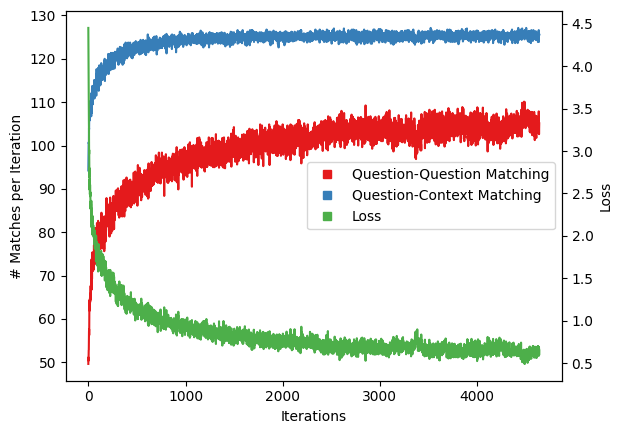

Reproduce this figure in Python.
import matplotlib.pyplot as plt
import numpy as np

cmap = plt.get_cmap('Set1')
colormap = np.array(list(cmap.colors))

log_lines = []
with open('../logs/matt_job_guess.out.33815', 'r') as read_file:
    log_lines = read_file.readlines()

loss_list, question_list, matches_list = [], [], []
for line in log_lines[1:1+(93*50)]:
    if 'Epoch Num' in line:
        parts = line.split(',')
        loss = float(parts[2].split(':')[1])
        correct_questions = float(parts[3].split(':')[1])
        correct_matches = float(parts[4].split(':')[1])
        loss_list.append(loss)
        question_list.append(correct_questions)
        matches_list.append(correct_matches)

losses = np.array(loss_list)
questions = np.array(question_list)
matches = np.array(matches_list)

loss_scale = matches.max() / losses.max()
#losses = losses * loss_scale

fig, ax1 = plt.subplots()

color = 'tab:red'
ax1.set_xlabel('Iterations')
ax1.set_ylabel('# Matches per Iteration')
ax1.plot(questions, label='Question-Question Matching', color=colormap[0])
ax1.plot(matches, label='Question-Context Matching', color=colormap[1])
 
# Adding Twin Axes to plot using dataset_2
ax2 = ax1.twinx()

ax2.set_ylabel('Loss')
ax2.plot(losses, label='Loss', color=colormap[2])

f = lambda m,c: plt.plot([],[],marker=m, color=c, ls="none")[0]
handles = [f("s", colormap[i]) for i in range(3)]
plt.legend(handles,
          ['Question-Question Matching', 'Question-Context Matching', 'Loss'],
          scatterpoints=1,
          loc='center right',
          ncol=1)

plt.savefig('main_result.png', bbox_inches='tight')
